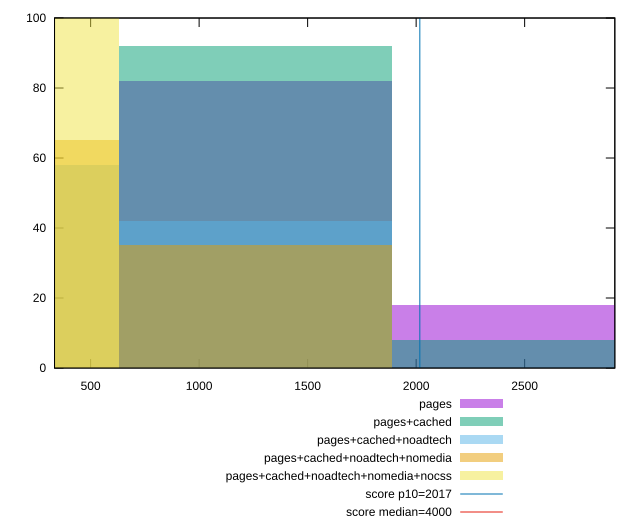

Write the gnuplot code that produced this figure.
reset

$pages <<EOF
2517.9215967237105 18
1258.9607983618553 82
EOF

$pagesCached <<EOF
2517.9215967237105 8
1258.9607983618553 92
EOF

$pagesCachedNoadtech <<EOF
1258.9607983618553 42
0 58
EOF

$pagesCachedNoadtechNomedia <<EOF
1258.9607983618553 35
0 65
EOF

$pagesCachedNoadtechNomediaNocss <<EOF
0 100
EOF

set key outside below
set boxwidth 1258.9607983618553
set xrange [333.7199999999999:2915.527999999997]
set yrange [0:100]
set trange [0:100]
set style fill transparent solid 0.5 noborder

set parametric
set terminal svg size 640, 530 enhanced background rgb 'white'
set output "report_00026_2021-02-22T21:38:55.199Z/mainthread-work-breakdown/comparison/histogram/all_raw.svg"

plot $pages title "pages" with boxes, \
     $pagesCached title "pages+cached" with boxes, \
     $pagesCachedNoadtech title "pages+cached+noadtech" with boxes, \
     $pagesCachedNoadtechNomedia title "pages+cached+noadtech+nomedia" with boxes, \
     $pagesCachedNoadtechNomediaNocss title "pages+cached+noadtech+nomedia+nocss" with boxes, \
     2017,t title "score p10=2017", \
     4000,t title "score median=4000"

reset
